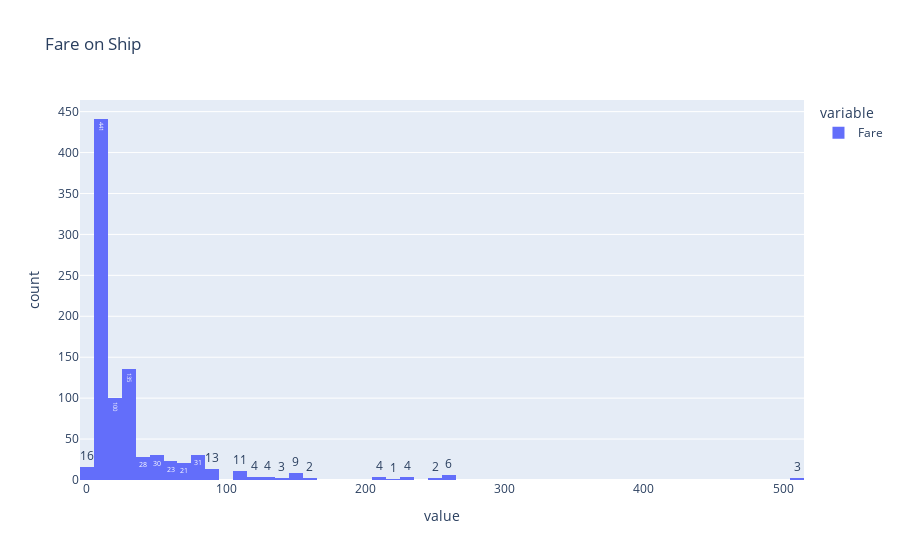

Source (notebook cell):
### Code cell
# Fare kebanyakan, kemungkinan perlu di binning. Ada yang Outlier juga
px.histogram(df['Fare'], text_auto=True, title='Fare on Ship')

### Figure 1 — Plotly figure (JSON) as saved in the notebook; plotly's stock layout.template omitted (floating-point values rounded to 4 significant figures; data arrays with more than 128 entries replaced by an {"elided": "..."} marker saying what was removed)
{"data": [{"alignmentgroup": "True", "bingroup": "x", "hovertemplate": "variable=Fare<br>value=%{x}<br>count=%{y}<extra></extra>", "legendgroup": "Fare", "marker": {"color": "#636efa", "pattern": {"shape": ""}}, "name": "Fare", "offsetgroup": "Fare", "orientation": "v", "showlegend": true, "texttemplate": "%{value}", "type": "histogram", "x": {"elided": "891 float values"}, "xaxis": "x", "yaxis": "y"}], "layout": {"barmode": "relative", "legend": {"title": {"text": "variable"}, "tracegroupgap": 0}, "title": {"text": "Fare on Ship"}, "xaxis": {"anchor": "y", "domain": [0, 1], "title": {"text": "value"}}, "yaxis": {"anchor": "x", "domain": [0, 1], "title": {"text": "count"}}}}
